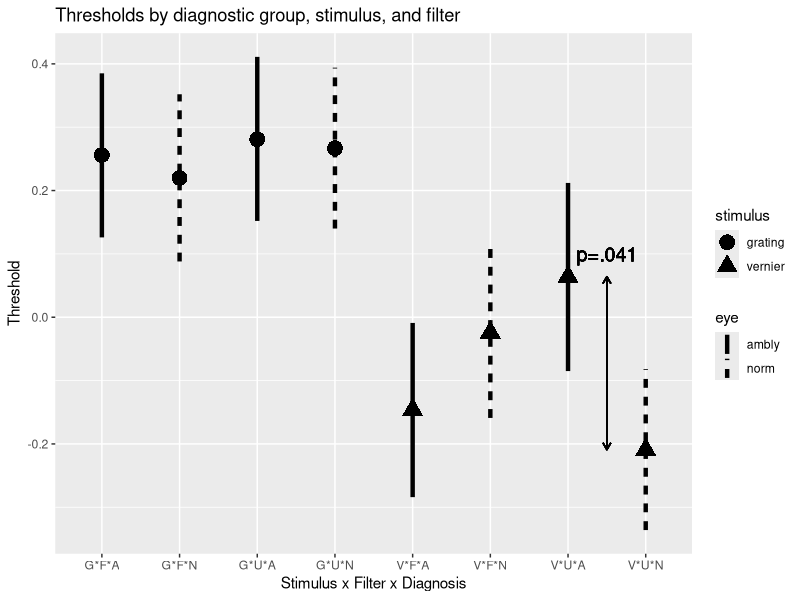

Write the R code that produced this figure.
# Plots Figure 5 for weinstein manuscript to IOVS

fig5.df = read.csv("weinstein-neutral-density-three-way-2014-09-09.csv", header = TRUE)

library( ggplot2 )
library( grid ) # for arrow function

p = ggplot( data=fig5.df, mapping=aes( effect, threshold, stimulus, eye ) )

# See http://sape.inf.usi.ch/quick-reference/ggplot2/geom_linerange
p +  
  geom_linerange( data=fig5.df, mapping = aes( x=effect, ymin=ci.lower, ymax=ci.upper, linetype=eye ), size=1.5) +
  geom_point(mapping=aes( shape=stimulus ), fill="white", size=5 ) +
  geom_text( aes( x=7.5, y=0.1, label="p=.041"), size=5 ) +
  geom_segment( data=fig5.df, aes( x=7.5, y=(threshold[7]+threshold[8])/2, xend=7.5, yend=threshold[7]), width=0.2, 
                arrow = arrow( length=unit(0.2,"cm")), show_guide=F ) +
  geom_segment(data = fig5.df, aes( x=7.5, y=(threshold[7]+threshold[8])/2, xend=7.5, yend=threshold[8], width=0.2 ),
               arrow=arrow(length=unit(0.2,"cm")), show_guide=F ) +
  xlab("Stimulus x Filter x Diagnosis") +
  ylab("Threshold") +
  ggtitle("Thresholds by diagnostic group, stimulus, and filter")
